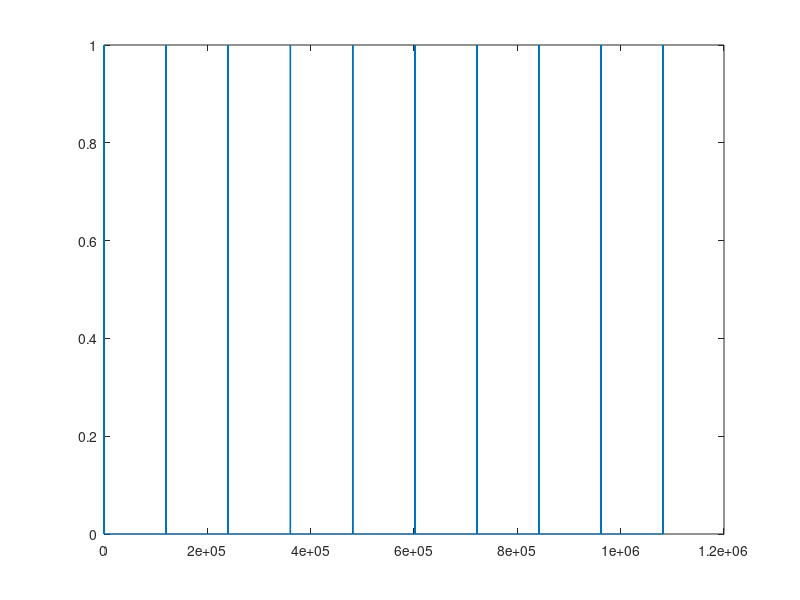

Here is the MATLAB script that generated this plot:
%y = [1, 1,  1,  0,  0,  1,  1,  0,  0,  1,  1,  0,  0,  1,  1,  0,  0,  1,  1,  0,  0,  1,   1,   0];
%x = [0, 0, 32, 32, 35, 35, 40, 40, 43, 43, 48, 48, 52, 52, 56, 56, 60, 60, 64, 64, 68, 68, 303, 303];

A = importdata('workloads/workload_1.txt');
X = []; %empty matrix to be filled in the loop, used as x values for plotting
Y = [1]; %used as y values for plotting

for i = 1:size(A,1) %loop over the entire workload.txt file (line by line)
    x = A(i, 1);    %extract first of line i (arrival)
    y = A(i, 2);    %extract second value of line i (duration)
    z = x+y;        %add arrival and duration
    X = [X x x];    %concatenate 2 values of x to the final matrix
    X = [X z z];    %concatenate 2 values of z to the final matrix
    
    
    if y == 0
         a = 0;         
         Y = [Y a, a];   %concatenate 0 0 to Y
    else
         a = 1; 
         Y = [Y a, a];       %concatenate 1 1 to Y
    end 
    
    if i < 104
        if  z == A(i+1, 1)   %if the current arrival+duration is equal to next arrival, workload doesn't go to 0
            Y = [Y a, a];   %concatenate 1 1 to Y
        else
            a = 0;         
            Y = [Y a, a];   %concatenate 0 0 to Y
        end
    end
end
Y = [Y 0];
plot(X, Y)
